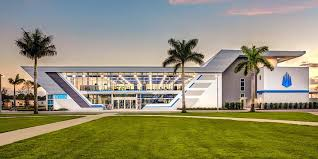
#> input picture ch_03/img/img_001.jpg, 318 x 159 px; its folder holds only this picture in this run
$ python addcharcol.py
#> lines starting #> are read from the running program, lines starting #| are printed output that depends on the picture
### ch_03/imgcol.py
from PIL import Image, ImageOps
from folder import img_dir,out_dir
from pathlib import Path

out_3_2=out_dir/f"{Path(__file__).stem}.jpg"

rows,cols=2,4
w_img,h_img=500,500 #개별 이미지 크기
w_bg,h_bg=cols*w_img,rows*h_img #배경 이미지 크기
start_x,start_y=0,0 #개별 이미지 시작점 좌표
img_bg=Image.new(mode="RGB",size=(w_bg,h_bg))
#> img_bg: PIL image 2000x1000 RGB; every value is 0
path_sorted=sorted(Path(img_dir).glob("*.jpg"))
for path in path_sorted:
    img=Image.open(path)
#> img is the input picture: PIL image 318x159 RGB; mean R, G, B 145.4, 141.9, 112.6
    img_fit=ImageOps.fit(img,(w_img,h_img))
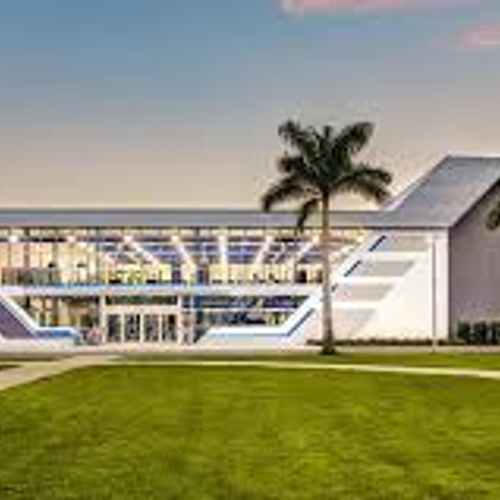
#> img_fit: PIL image 500x500 RGB; mean R, G, B 146.1, 145.7, 115.3
    img_bg.paste(img_fit,box=(start_x,start_y))
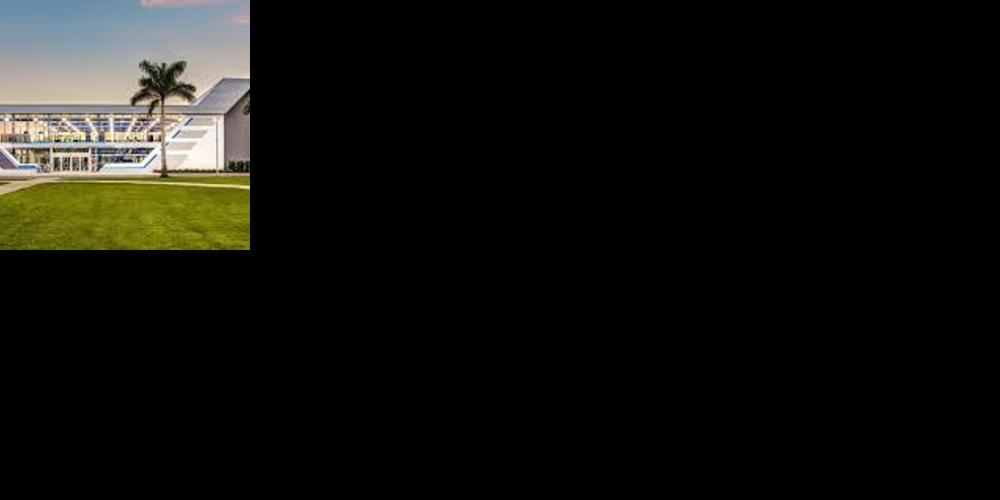
#> img_bg: PIL image 2000x1000 RGB (shown at 1/2 size); mean R, G, B 18.3, 18.2, 14.4
    start_x += w_img
    if start_x>=w_bg:
        start_x=0
        start_y+=h_img

img_bg.save(out_3_2)

### ch_03/addcharcol.py
from PIL import Image, ImageDraw, ImageFont
from folder import in_dir,out_dir
from pathlib import Path
from imgcol import out_3_2

img_raw=Image.open(out_3_2)

text="hello world"
font=ImageFont.truetype(in_dir/ "batang.ttc",size=100)
left,top,right,bottom=font.getbbox(text)

pad=20 #padding 과의 차이?
bg_width=pad+right+pad
bg_height=pad+bottom+pad

img_bg=Image.new("RGBA",size=img_raw.size)
#> img_bg: PIL image 2000x1000 RGBA; every value is 0
draw_bg=ImageDraw.Draw(img_bg)
draw_bg.rectangle(xy=(0,0,bg_width,bg_height),fill=(0,0,0,200))

img_final=Image.alpha_composite(img_raw.convert("RGBA"),img_bg)
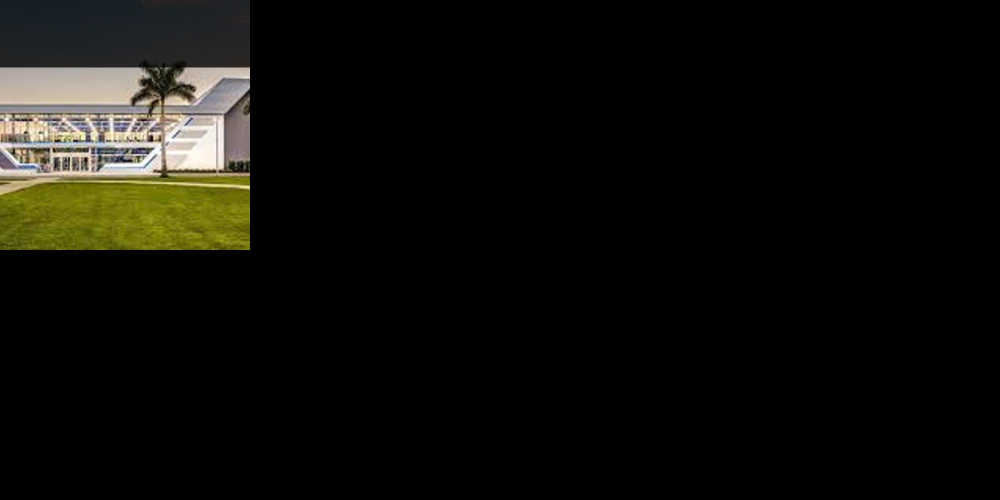
#> img_final: PIL image 2000x1000 RGBA (shown at 1/2 size); mean R, G, B, A 14.5, 14.1, 10, 255
draw_final=ImageDraw.Draw(img_final)
draw_final.text(xy=(pad,pad),text=text,fill=(255,255,255),font=font)

img_final.convert("RGB").save(out_dir/f"{Path(__file__).stem}.jpg")
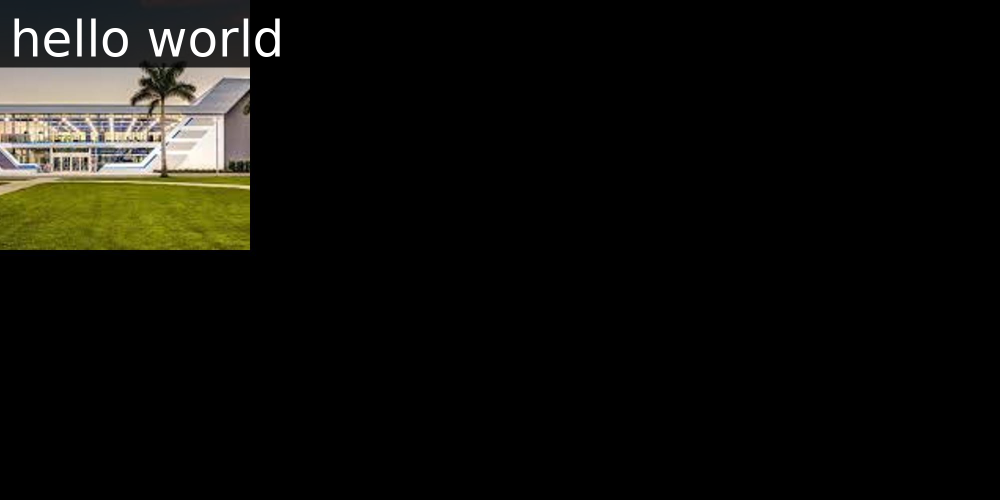
#> saved as addcharcol.jpg: PIL image 2000x1000 RGB (shown at 1/2 size); mean R, G, B 15.8, 15.4, 11.3

$ run again, on ch_03/img/img_006.jpg
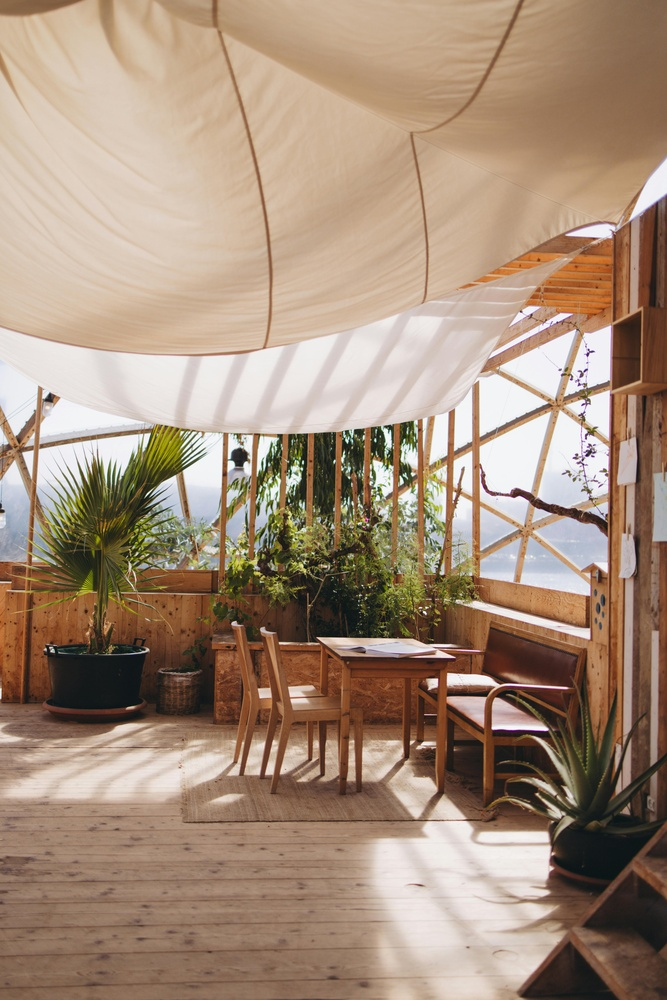
#> input picture ch_03/img/img_006.jpg, 667 x 1000 px, shrunk from 4160 x 6240 before the run
#> img is the input picture: PIL image 667x1000 RGB; mean R, G, B 164.9, 141.8, 122
#> `img_fit=ImageOps.fit(img,(w_img,h_img))`:
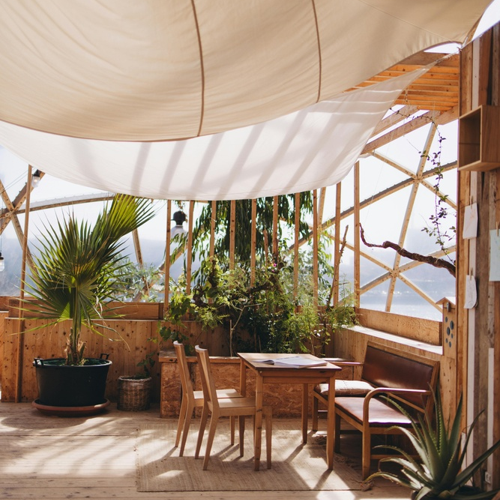
#> img_fit: PIL image 500x500 RGB; mean R, G, B 162.3, 140.3, 121.3
#> `img_final.convert("RGB").save(out_dir/f"{Path(__file__).stem}.jpg")`:
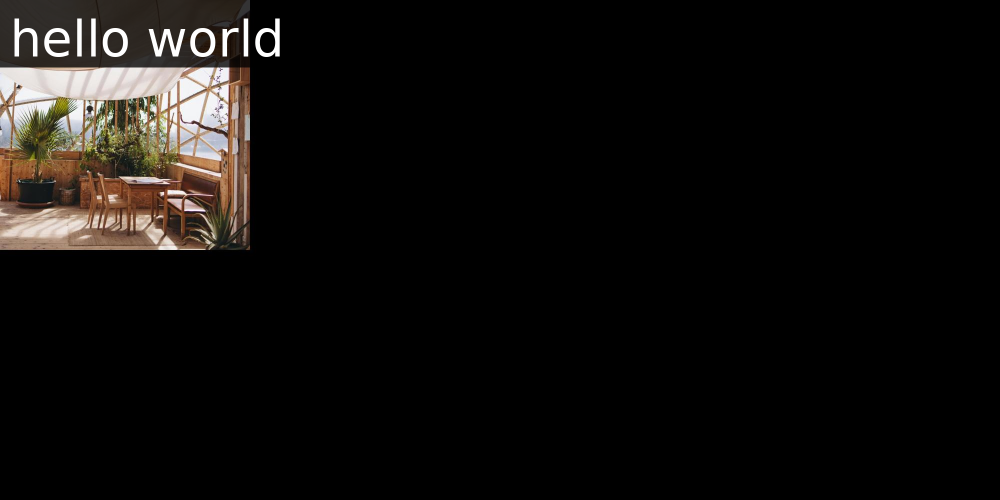
#> saved as addcharcol.jpg: PIL image 2000x1000 RGB (shown at 1/2 size); mean R, G, B 16.2, 14.2, 12.5

$ run again, on ch_03/img/img_007.jpg
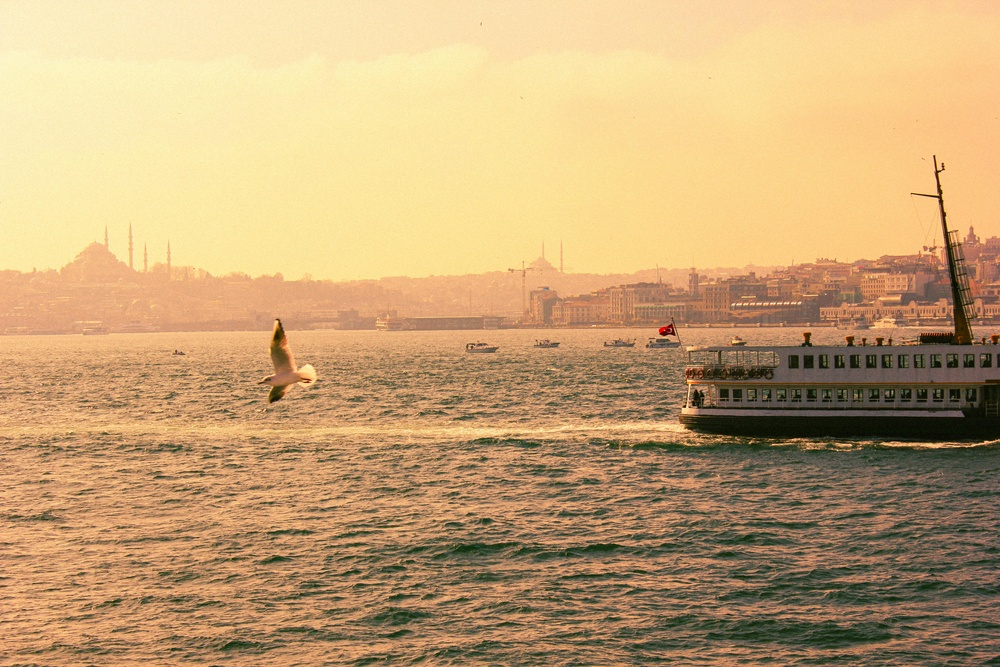
#> input picture ch_03/img/img_007.jpg, 1000 x 667 px, shrunk from 5184 x 3456 before the run
#> img is the input picture: PIL image 1000x667 RGB; mean R, G, B 197, 164, 117.7
#> `img_fit=ImageOps.fit(img,(w_img,h_img))`:
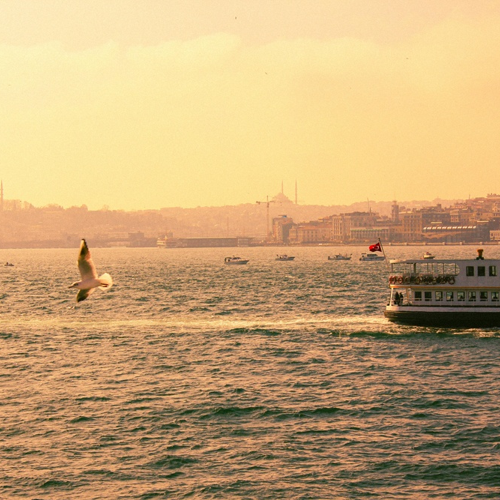
#> img_fit: PIL image 500x500 RGB; mean R, G, B 199.1, 166.6, 118.8
#> `img_final.convert("RGB").save(out_dir/f"{Path(__file__).stem}.jpg")`:
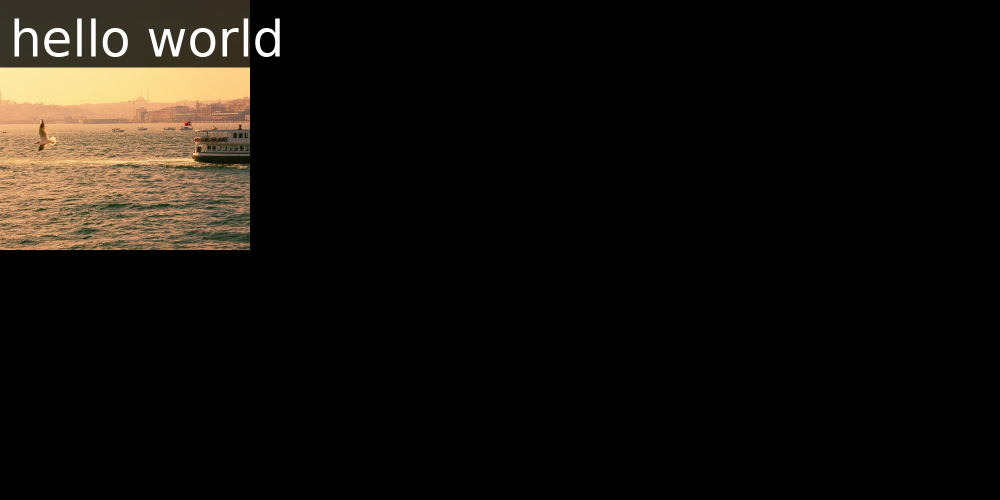
#> saved as addcharcol.jpg: PIL image 2000x1000 RGB (shown at 1/2 size); mean R, G, B 19.4, 16.1, 11.8

$ run again, on ch_03/img/img_008.jpg
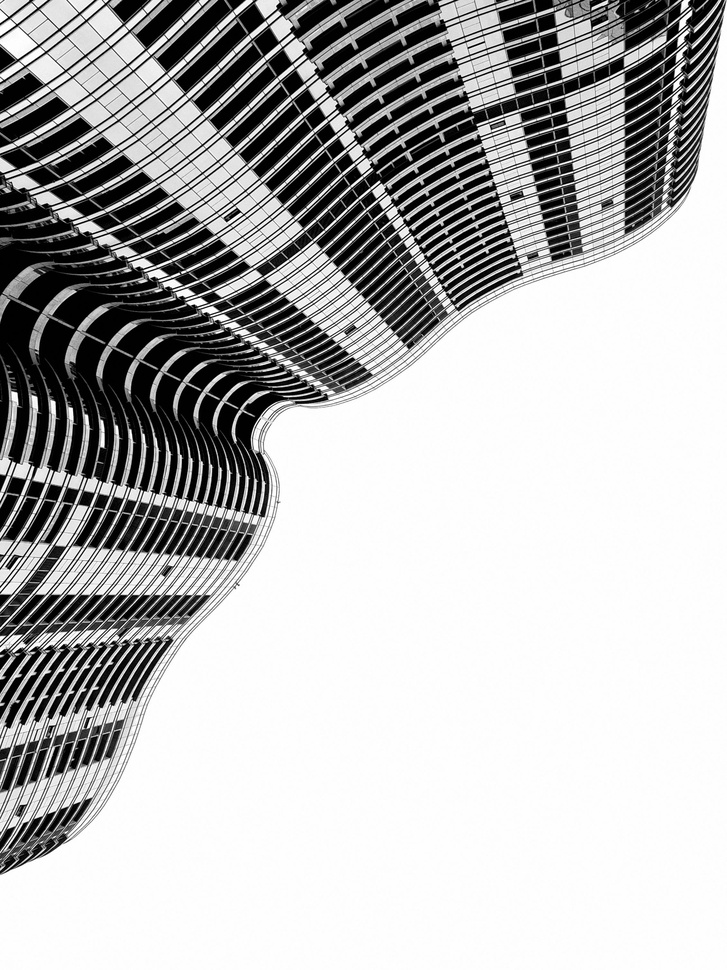
#> input picture ch_03/img/img_008.jpg, 727 x 970 px, shrunk from 2261 x 3015 before the run
#> img is the input picture: PIL image 727x970 RGB; min 0, max 255, mean 182.9
#> `img_fit=ImageOps.fit(img,(w_img,h_img))`:
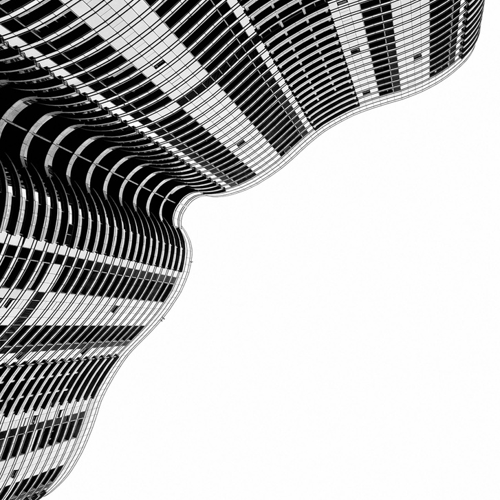
#> img_fit: PIL image 500x500 RGB; min 0, max 255, mean 182.5
#> `img_final.convert("RGB").save(out_dir/f"{Path(__file__).stem}.jpg")`:
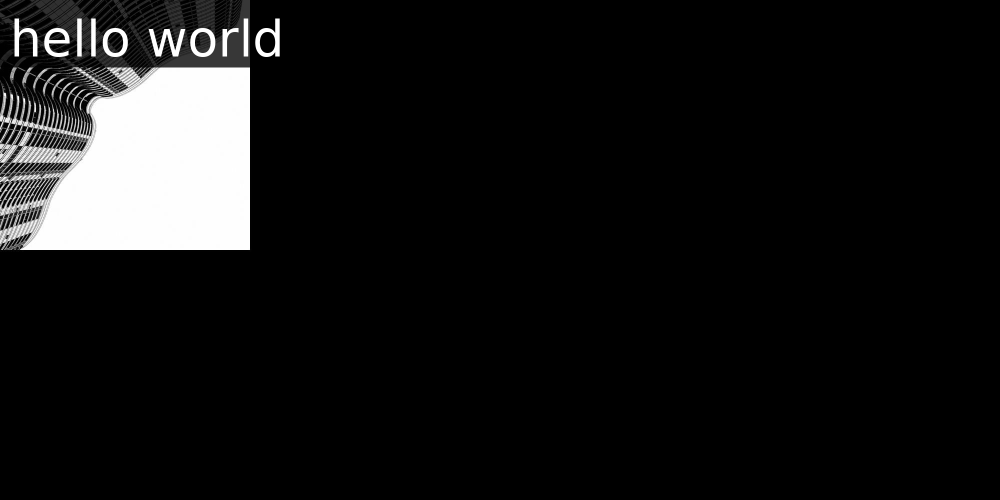
#> saved as addcharcol.jpg: PIL image 2000x1000 RGB (shown at 1/2 size); min 0, max 255, mean 20.9

$ run again, on ch_03/img/img_003.jpg
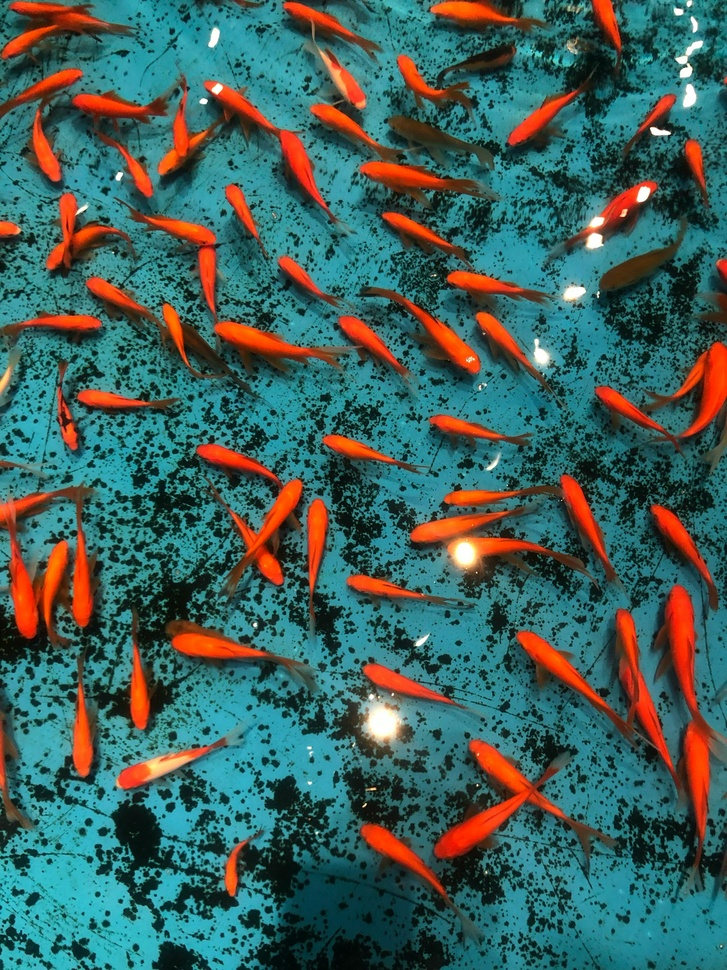
#> input picture ch_03/img/img_003.jpg, 727 x 970 px, shrunk from 3024 x 4032 before the run
#> img is the input picture: PIL image 727x970 RGB; mean R, G, B 63, 96.9, 92.6
#> `img_final.convert("RGB").save(out_dir/f"{Path(__file__).stem}.jpg")`:
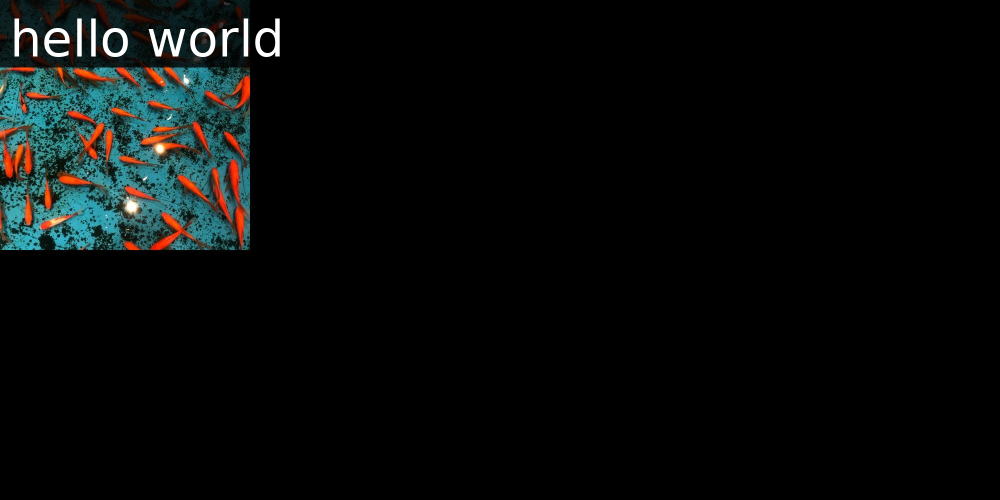
#> saved as addcharcol.jpg: PIL image 2000x1000 RGB (shown at 1/2 size); mean R, G, B 8.1, 10.7, 10.2
